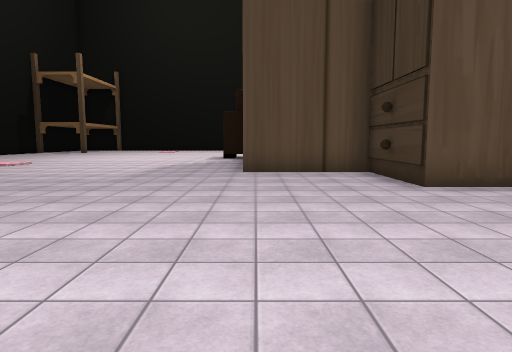
View 1 (above)

24 first-person views from a walk through a Unity game level. The camera is 1.5 m above the floor, tilts 6° down and sees 75° across. The floor is counted in squares, 2 m on a side. Each view is taken from the middle of a square. On the plan, view 1 faces up. The plan holds only what a view shows up to about 11 squares ahead; the rest is blank. The place goes on beyond the plan. The player is left out. Some surface patterns are stand-ins.

View 2
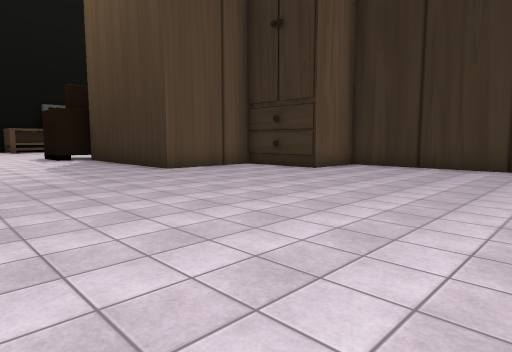

View 3
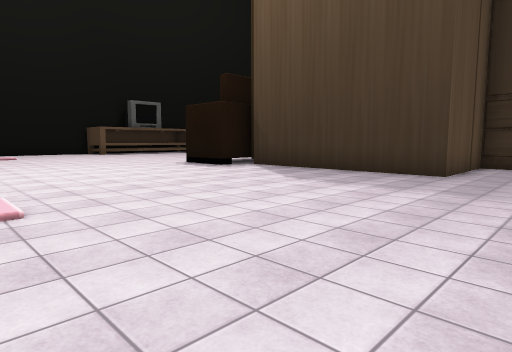

View 4
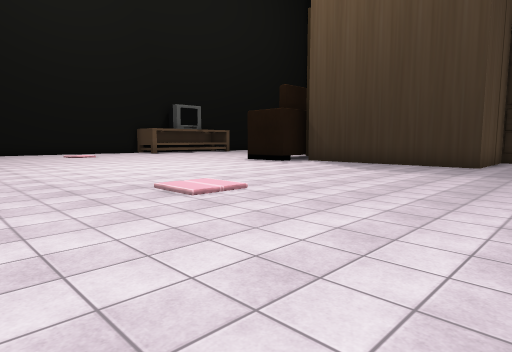

View 5
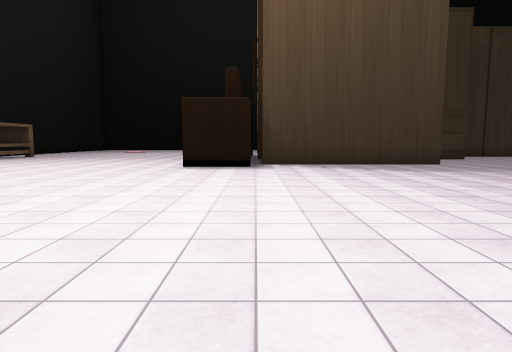

View 6
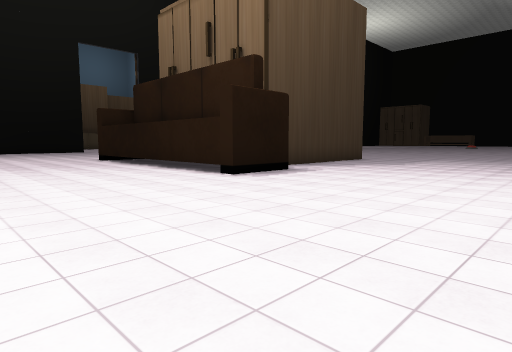

View 7
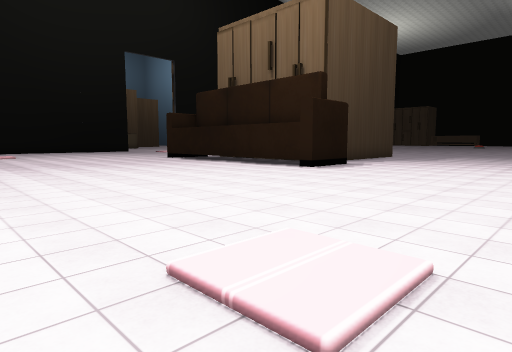

View 8
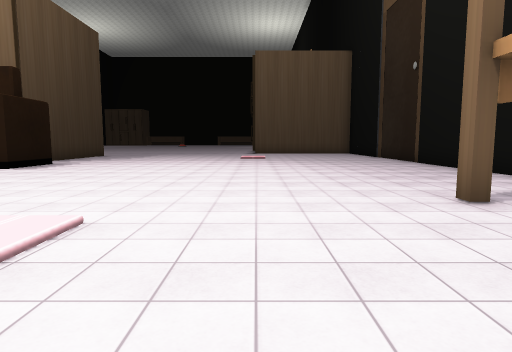

View 9
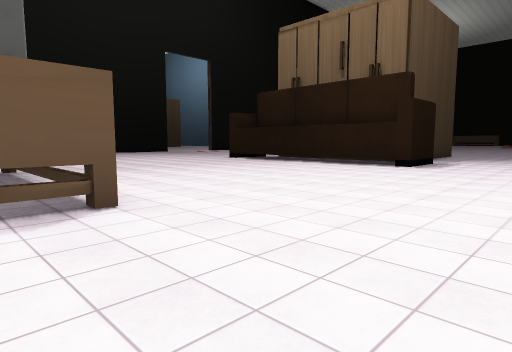

View 10
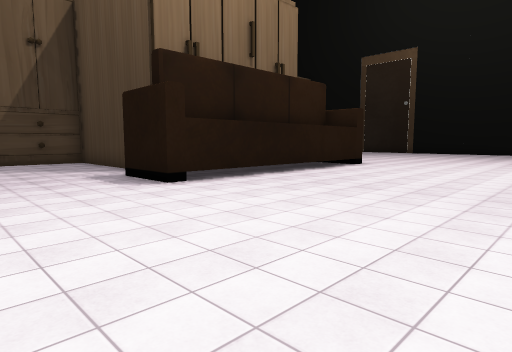

View 11
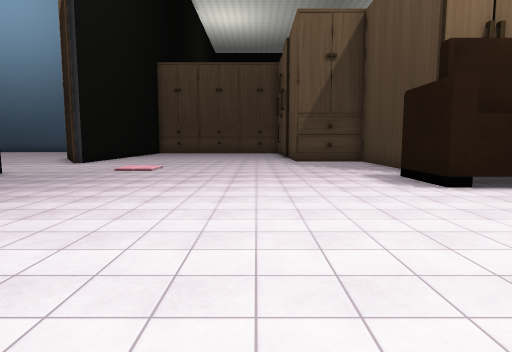

View 12
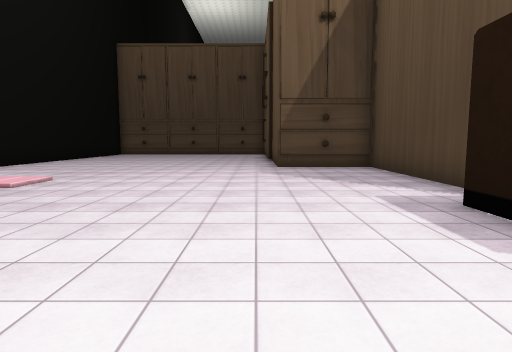

View 13
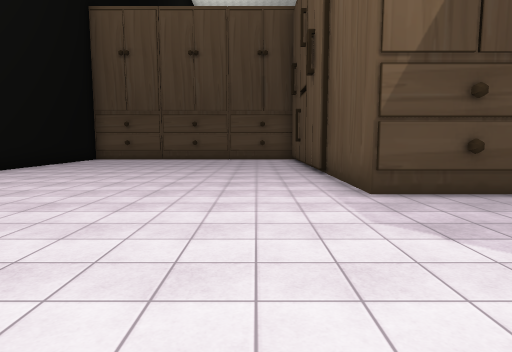

View 14
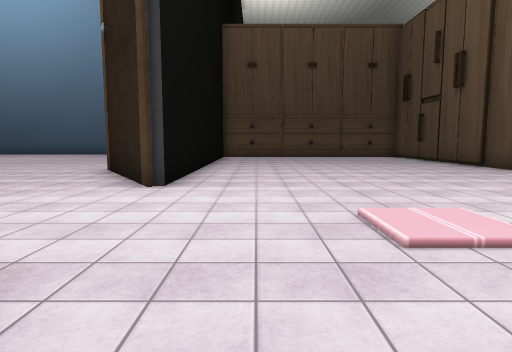

View 15
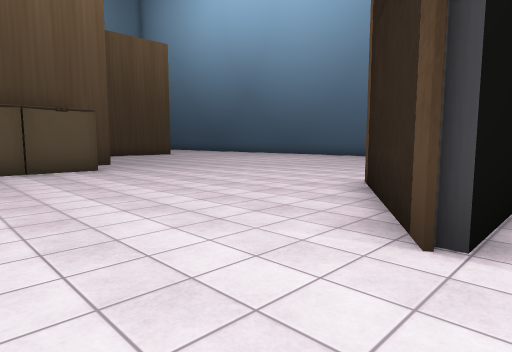

View 16
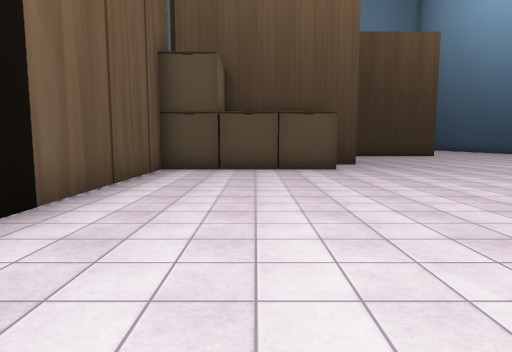

View 17
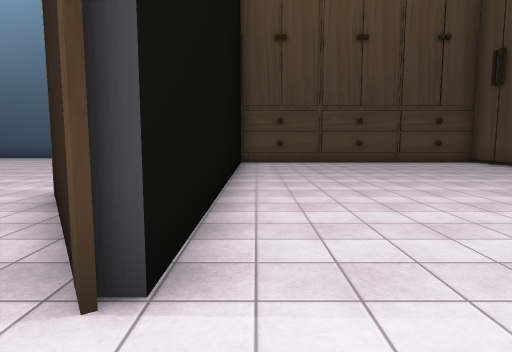

View 18
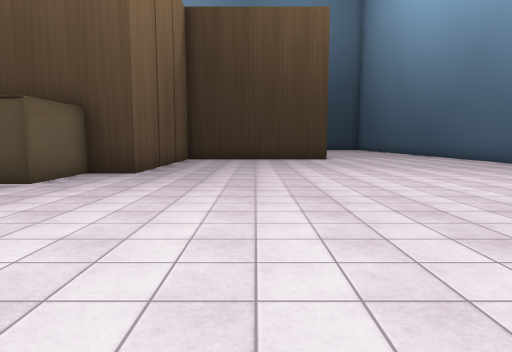

View 19
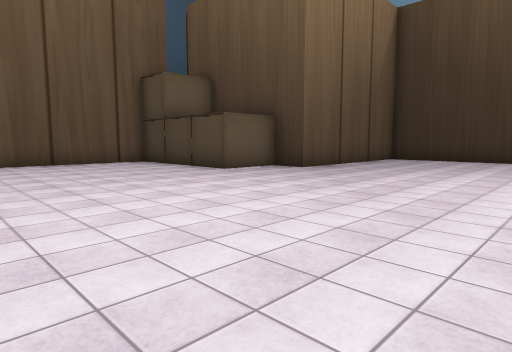

View 20
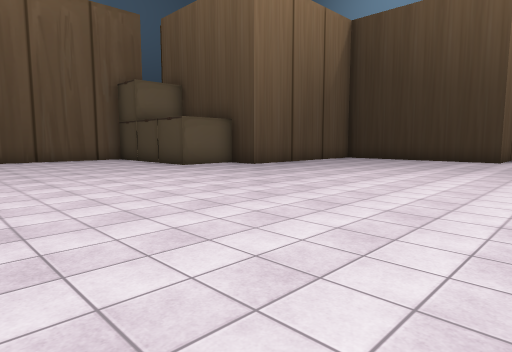

View 21
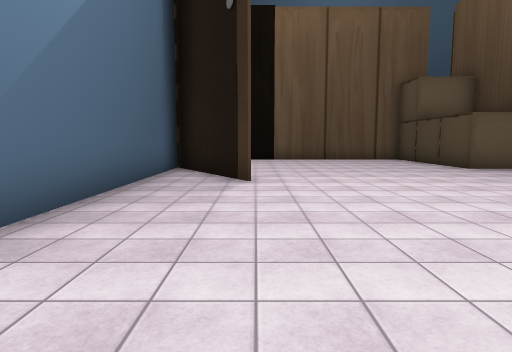

View 22
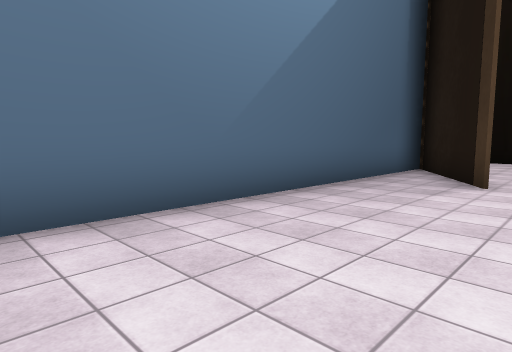

View 23
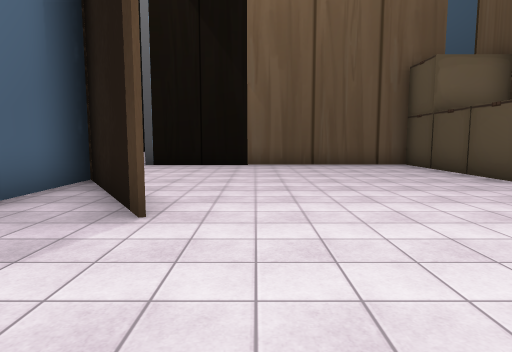

View 24
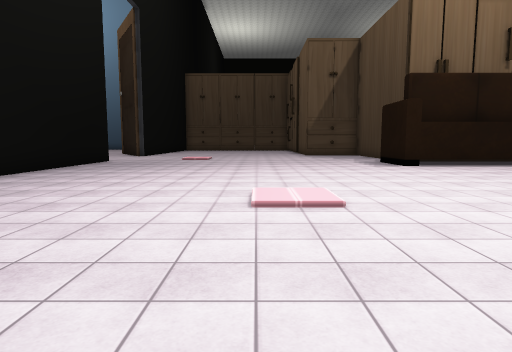

### Floor plan
Points are (right, up) in squares from view 1. A wall is a line through its corners. A room is listed if a view was taken in it or the views show most of it. See-through windows are left out.
Room 1 (views 1, 2, 3, 4, 5, 6, 7, 8, 9, 10, 11, 12, 13, 14, 15, 16, 17, 18, 19, 20, 21, 22, 23, 24)
walls: (5.7, 12.8) (5.7, 8.4) (8.4, 8.4) (8.4, 5.2); (8.5, 5.4) (8.5, 2.1); (-1.5, 16.1) (6.6, 16.1) (6.6, 14.1); (4.7, 1.2) (4.7, 5.4) (2.7, 5.4) (2.7, 8.1) (-0.3, 8.1) (-0.3, 14.2) (-1.2, 14.2) (-1.2, 16.1); (16.7, 9.7) (18.9, 6.2) (16.8, 9.5) (16.8, 0.4); (8.5, 1.2) (8.5, -0.1); (16.5, 17.9) (16.5, 18.9); (16.5, 2.9) (16.5, 9.5); (-1.2, 24.4) (-1.2, 25.6); (24.8, 13.5) (16.5, 13.5); (-13.6, 17.8) (-13.6, 13.9); (30, 7.8) (26.7, 7.8) (26.7, 9)
low walls: (-1.2, 24.7) (2.4, 24.7)
objects: other object (25, 9) to (26, 10); other object (25, 11) to (26, 11); other object (25, 12) to (26, 13)

Positions as (right, up) in squares from view 1, and headings:
1: (0, 0), facing up
2: (-5, 0), facing up-right
3: (-8, 6), facing up-right
4: (-11, 6), facing up-right
5: (-11, 14), facing right
6: (-7, 21), facing down-right
7: (-7, 24), facing down-right
8: (-8, 25), facing down
9: (-5, 26), facing down-right
10: (10, 22), facing down-left
11: (10, 22), facing down
12: (9, 18), facing down
13: (10, 13), facing down
14: (15, 15), facing down
15: (16, 12), facing down-right
16: (16, 11), facing right
17: (16, 11), facing down
18: (19, 5), facing right
19: (19, 2), facing up-right
20: (19, 0), facing up-right
21: (19, 0), facing up
22: (20, 0), facing up-left
23: (20, 3), facing up
24: (11, 26), facing down
